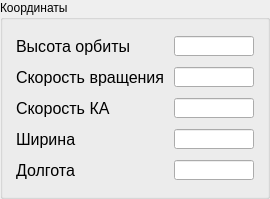
        <widget class="QGroupBox" name="groupBox_5">
         <property name="geometry">
          <rect>
           <x>10</x>
           <y>20</y>
           <width>270</width>
           <height>199</height>
          </rect>
         </property>
         <property name="title">
          <string>Координаты</string>
         </property>
         <layout class="QVBoxLayout" name="verticalLayout_12">
          <item>
           <layout class="QHBoxLayout" name="horizontalLayout_21">
            <item>
             <widget class="QLabel" name="label_8">
              <property name="minimumSize">
               <size>
                <width>150</width>
                <height>20</height>
               </size>
              </property>
              <property name="maximumSize">
               <size>
                <width>150</width>
                <height>20</height>
               </size>
              </property>
              <property name="font">
               <font>
                <pointsize>12</pointsize>
               </font>
              </property>
              <property name="text">
               <string>Высота орбиты</string>
              </property>
             </widget>
            </item>
            <item>
             <widget class="QLineEdit" name="lineEdit_5">
              <property name="minimumSize">
               <size>
                <width>80</width>
                <height>20</height>
               </size>
              </property>
              <property name="maximumSize">
               <size>
                <width>80</width>
                <height>20</height>
               </size>
              </property>
              <property name="readOnly">
               <bool>true</bool>
              </property>
             </widget>
            </item>
           </layout>
          </item>
          <item>
           <layout class="QHBoxLayout" name="horizontalLayout_22">
            <item>
             <widget class="QLabel" name="label_20">
              <property name="minimumSize">
               <size>
                <width>150</width>
                <height>20</height>
               </size>
              </property>
              <property name="maximumSize">
               <size>
                <width>150</width>
                <height>20</height>
               </size>
              </property>
              <property name="font">
               <font>
                <pointsize>12</pointsize>
               </font>
              </property>
              <property name="text">
               <string>Скорость вращения</string>
              </property>
             </widget>
            </item>
            <item>
             <widget class="QLineEdit" name="lineEdit_6">
              <property name="minimumSize">
               <size>
                <width>80</width>
                <height>20</height>
               </size>
              </property>
              <property name="maximumSize">
               <size>
                <width>80</width>
                <height>20</height>
               </size>
              </property>
              <property name="readOnly">
               <bool>true</bool>
              </property>
             </widget>
            </item>
           </layout>
          </item>
          <item>
           <layout class="QHBoxLayout" name="horizontalLayout_25">
            <item>
             <widget class="QLabel" name="label_23">
              <property name="minimumSize">
               <size>
                <width>150</width>
                <height>20</height>
               </size>
              </property>
              <property name="maximumSize">
               <size>
                <width>150</width>
                <height>20</height>
               </size>
              </property>
              <property name="font">
               <font>
                <pointsize>12</pointsize>
               </font>
              </property>
              <property name="text">
               <string>Скорость КА</string>
              </property>
             </widget>
            </item>
            <item>
             <widget class="QLineEdit" name="lineEdit_9">
              <property name="minimumSize">
               <size>
                <width>80</width>
                <height>20</height>
               </size>
              </property>
              <property name="maximumSize">
               <size>
                <width>80</width>
                <height>20</height>
               </size>
              </property>
              <property name="readOnly">
               <bool>true</bool>
              </property>
             </widget>
            </item>
           </layout>
          </item>
          <item>
           <layout class="QHBoxLayout" name="horizontalLayout_24">
            <item>
             <widget class="QLabel" name="label_22">
              <property name="minimumSize">
               <size>
                <width>150</width>
                <height>20</height>
               </size>
              </property>
              <property name="maximumSize">
               <size>
                <width>150</width>
                <height>20</height>
               </size>
              </property>
              <property name="font">
               <font>
                <pointsize>12</pointsize>
               </font>
              </property>
              <property name="text">
               <string>Ширина</string>
              </property>
             </widget>
            </item>
            <item>
             <widget class="QLineEdit" name="lineEdit_8">
              <property name="minimumSize">
               <size>
                <width>80</width>
                <height>20</height>
               </size>
              </property>
              <property name="maximumSize">
               <size>
                <width>80</width>
                <height>20</height>
               </size>
              </property>
              <property name="readOnly">
               <bool>true</bool>
              </property>
             </widget>
            </item>
           </layout>
          </item>
          <item>
           <layout class="QHBoxLayout" name="horizontalLayout_23">
            <item>
             <widget class="QLabel" name="label_21">
              <property name="minimumSize">
               <size>
                <width>150</width>
                <height>20</height>
               </size>
              </property>
              <property name="maximumSize">
               <size>
                <width>150</width>
                <height>20</height>
               </size>
              </property>
              <property name="font">
               <font>
                <pointsize>12</pointsize>
               </font>
              </property>
              <property name="text">
               <string>Долгота</string>
              </property>
             </widget>
            </item>
            <item>
             <widget class="QLineEdit" name="lineEdit_7">
              <property name="minimumSize">
               <size>
                <width>80</width>
                <height>20</height>
               </size>
              </property>
              <property name="maximumSize">
               <size>
                <width>80</width>
                <height>20</height>
               </size>
              </property>
              <property name="readOnly">
               <bool>true</bool>
              </property>
             </widget>
            </item>
           </layout>
          </item>
         </layout>
        </widget>
